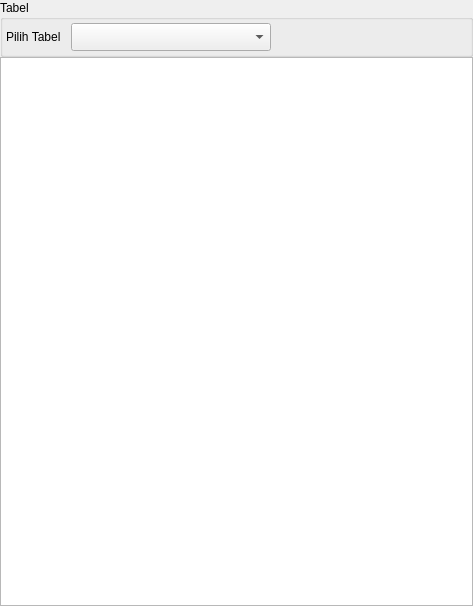
<?xml version="1.0" encoding="UTF-8"?>
<ui version="4.0">
 <class>Form</class>
 <widget class="QWidget" name="Form">
  <property name="geometry">
   <rect>
    <x>0</x>
    <y>0</y>
    <width>473</width>
    <height>606</height>
   </rect>
  </property>
  <property name="windowTitle">
   <string>Form</string>
  </property>
  <layout class="QGridLayout" name="gridLayout">
   <property name="leftMargin">
    <number>0</number>
   </property>
   <property name="topMargin">
    <number>0</number>
   </property>
   <property name="rightMargin">
    <number>0</number>
   </property>
   <property name="bottomMargin">
    <number>0</number>
   </property>
   <property name="spacing">
    <number>0</number>
   </property>
   <item row="1" column="0">
    <widget class="QTableWidget" name="tabel"/>
   </item>
   <item row="0" column="0">
    <widget class="QGroupBox" name="groupBox_2">
     <property name="title">
      <string>Tabel</string>
     </property>
     <layout class="QGridLayout" name="gridLayout_5">
      <property name="leftMargin">
       <number>3</number>
      </property>
      <property name="topMargin">
       <number>3</number>
      </property>
      <property name="rightMargin">
       <number>3</number>
      </property>
      <property name="bottomMargin">
       <number>3</number>
      </property>
      <property name="horizontalSpacing">
       <number>10</number>
      </property>
      <property name="verticalSpacing">
       <number>3</number>
      </property>
      <item row="0" column="1">
       <widget class="QComboBox" name="comboBox">
        <property name="minimumSize">
         <size>
          <width>200</width>
          <height>28</height>
         </size>
        </property>
       </widget>
      </item>
      <item row="0" column="0">
       <widget class="QLabel" name="label">
        <property name="text">
         <string>Pilih Tabel</string>
        </property>
       </widget>
      </item>
      <item row="0" column="2">
       <spacer name="horizontalSpacer">
        <property name="orientation">
         <enum>Qt::Horizontal</enum>
        </property>
        <property name="sizeHint" stdset="0">
         <size>
          <width>40</width>
          <height>20</height>
         </size>
        </property>
       </spacer>
      </item>
     </layout>
    </widget>
   </item>
  </layout>
 </widget>
 <resources/>
 <connections/>
</ui>
